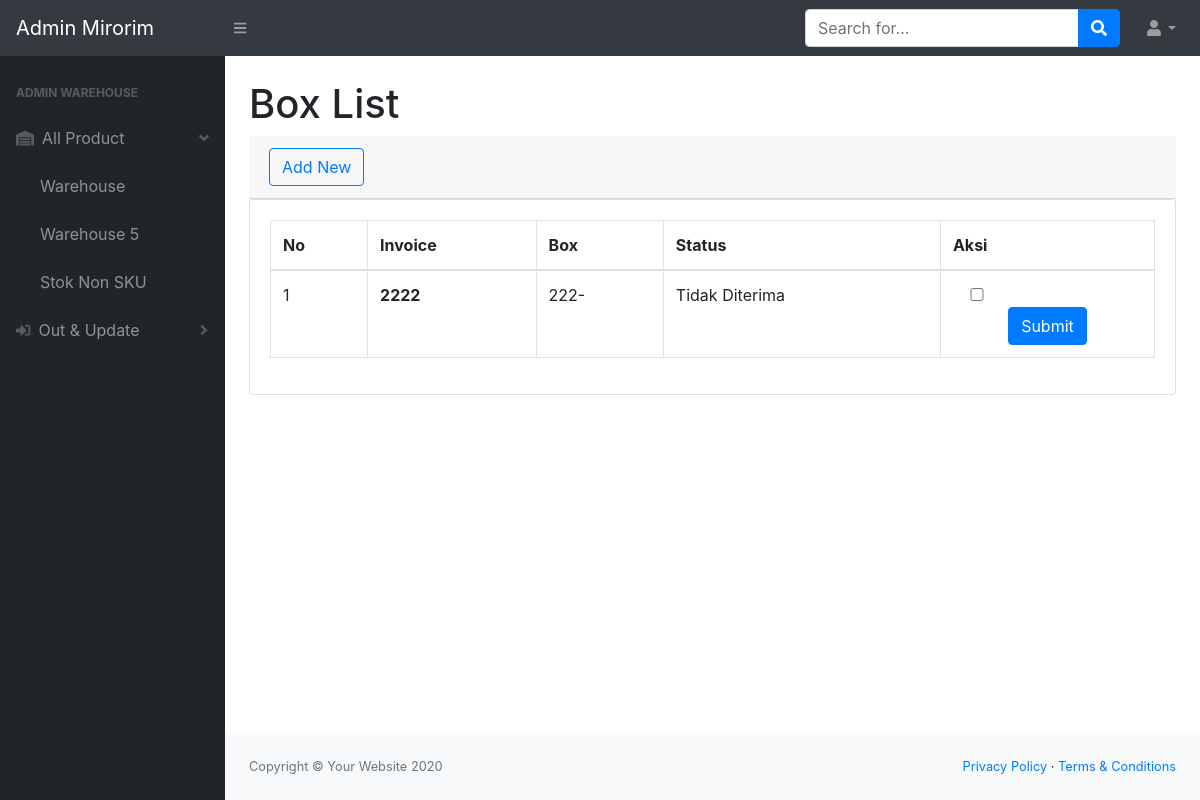
The app's page /gudang/boxlist.php, older data.
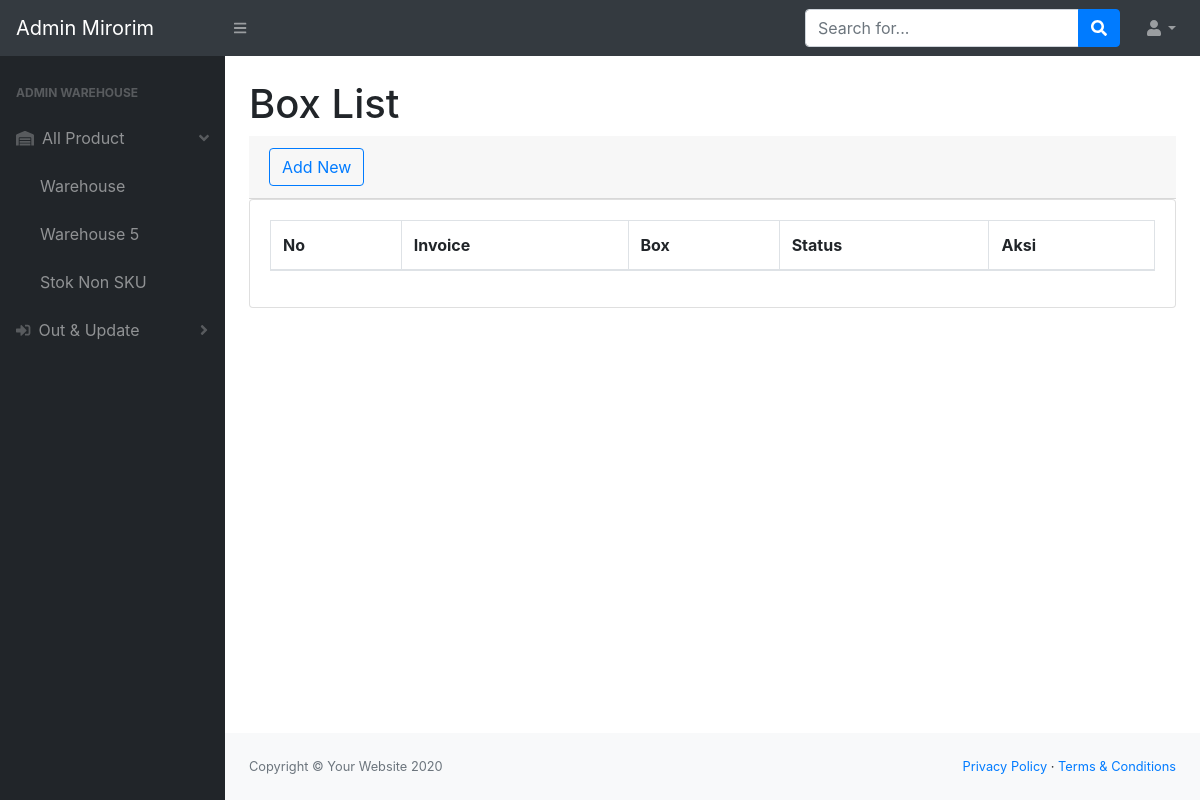
The same page, newer data.
### tables this page shows
CREATE TABLE `box` (
  `iddus` int(11) NOT NULL,
  `box` varchar(200) NOT NULL,
  `qtybox` int(11) NOT NULL,
  `boxcount` int(11) NOT NULL,
  `invoice` varchar(200) NOT NULL,
  `resi` varchar(200) NOT NULL,
  `kubikasi` float NOT NULL,
  `count` float NOT NULL,
  `note` varchar(200) NOT NULL,
  `status` varchar(200) NOT NULL DEFAULT 'Tidak Diterima',
  `tempstat` int(11) NOT NULL DEFAULT 0
);

### gudang/boxlist.php (the view, shortened to what the changed rows need)
<?php
require '../assets/php/function.php';
?>
<!DOCTYPE html>
<html lang="en">
    <head>
        <link href="https://cdn.jsdelivr.net/npm/bootstrap@5.3.0-alpha1/dist/css/bootstrap.min.css" rel="stylesheet">
        <link href="../css/styles.css" rel="stylesheet" />
        <link href="https://cdn.datatables.net/1.10.20/css/dataTables.bootstrap4.min.css" rel="stylesheet" />
    </head>
    <body class="sb-nav-fixed">
        <div id="layoutSidenav">
            <div id="layoutSidenav_content">
                <main>
                    <div class="container-fluid">
                        <h1 class="mt-4">Box List</h1>
                        <div class="card mb-4">
                            <div class="card-body">
                                <div class="table-responsive">
                                    <table class="table table-hover table-bordered" id="dataTable" width="100%" cellspacing="0">
                                        <thead>
                                            <tr>
                                                <th>No</th>
                                                <th>Invoice</th>
                                                <th>Box</th>
                                                <th>Status</th>
                                                <th>Aksi</th>
                                            </tr>
                                        </thead>
                                        <tbody >
                                            <?php
                                                $ambildata = mysqli_query($konek, "SELECT * FROM box WHERE status='Tidak diterima'");
                                                $i = 1;
                                                while($data=mysqli_fetch_array($ambildata)){
                                                    $invoice = $data['invoice'];
                                                    $box = $data['box'];
                                                    $nobox = $data['nobox'];
                                                    $status = $data['status'];
                                            ?>
                                            <tr>
                                                <td><?=$i++;?></td>
                                                <th><?=$invoice;?></th>
                                                <td><?=$box;?>-<?=$nobox;?></td>
                                                <td><?=$status;?></td>
                                                <td>
                                                <form method="post">
                                                <?php
                                                    if($status=='Diterima'){
                                                    } else {
                                                        echo '<input type="checkbox" style="width: 3rem ;" name="ceklist" value="Diterima" >';
                                                    }
                                                ?>
                                                <?php
                                                    if($status=='Diterima'){
                                                    } else {
                                                        echo '<div class="text-center">
                                                        <button type="submit" name="ceklistbutton" class="btn btn-primary">Submit</button>
                                                    </div>';
                                                    }
                                                ?>
                                                </td>
                                            </tr>
                                            <?php
                                                }
                                            ?>
                                        </tbody>
                                    </table>
                                </div>
                            </div>
                        </div>
                    </div>
                </main>
            </div>
        </div>
    </body>
</html>

Row changes from the older to the newer data that the page shows:
no longer on this page (row edited): box: invoice "2222", box "222", status "Tidak Diterima", shows "Submit"
